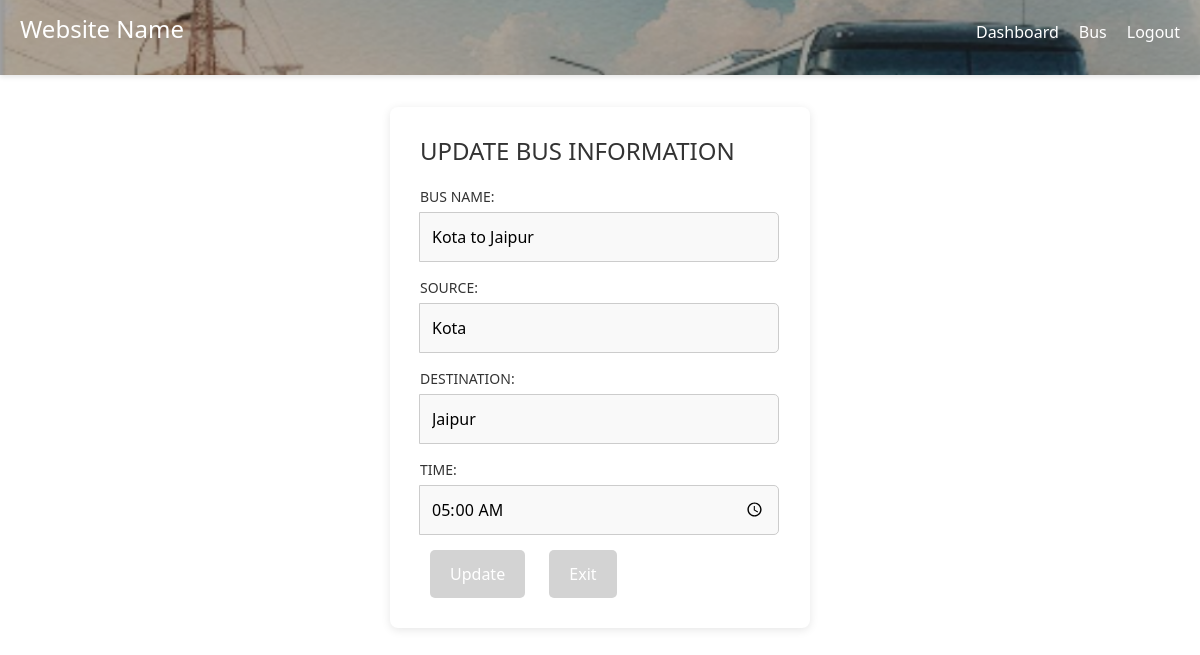
The page /editbus/29 (signed in) on the database its author committed.
### app.py (models this page shows, shortened)
class Busses(db.Model):
    id = db.Column(db.Integer, primary_key=True, autoincrement=True)
    bus_name = db.Column(db.String(10), nullable=False)
    source = db.Column(db.String(50), nullable=False)
    dest = db.Column(db.String(30), nullable=False)
    time = db.Column(db.String(30), nullable=False)

### app.py (the view, shortened to what this page needs)
@app.route("/editbus/<int:id>", methods=['GET', 'POST'])
def editbus(id):
    if session.get('user_id') is None:
        return redirect('/login')
    if session.get('type') == 0:
        return redirect('/dashboard')
    bus = Busses.query.filter_by(id=id).first()
    if bus is None:
        return "Bus not found", 404
    return render_template("editbus.html", bus=bus)

### templates/editbus.html
{% extends 'base.html' %}
{% block body %}
<div class="form_area">
    <div class="form-container">
        <h2>UPDATE BUS INFORMATION</h2>
        <form action="/editbus/{{ bus.id }}" method="POST">
            <div class="input-group">
                <label for="bus_name">BUS NAME:</label>
                <input type="text" id="bus_name" value="{{ bus.bus_name }}" name="bus_name" required>
            </div>
            <div class="input-group">
                <label for="source">SOURCE:</label>
                <input type="text" id="source" value="{{ bus.source }}" name="source" required>
            </div>
            <div class="input-group">
                <label for="dest">DESTINATION:</label>
                <input type="text" id="dest" value="{{ bus.dest }}" name="dest" required>
            </div>
            <div class="input-group">
                <label for="time">TIME:</label>
                <input type="time" id="time" value="{{ bus.time }}" name="time" required>
            </div>
            <button type="submit" class="submit-btn">
                Update
            </button>
            <button type="menu" class="submit-btn">Exit</button>
        </form>
    </div>
</div>
{% endblock %}

### templates/base.html (style rules this page uses)
.form_area { padding: 2rem; display: flex; justify-content: center; }
.form-container { background-color: #fff; padding: 30px; border-radius: 8px; box-shadow: 0 2px 10px rgba(0, 0, 0, 0.1); width: 35vw; }
.form-container h2 { font-size: 24px; color: #333; margin-bottom: 20px; }
.input-group { margin-bottom: 15px; text-align: left; }
.input-group label { font-size: 14px; color: #333; margin-bottom: 5px; display: block; }
.input-group input { width: 100%; padding: 10px; font-size: 14px; border: 1px solid #ccc; border-radius: 4px; background-color: #f9f9f9; transition: border 0.3s ease; }
.submit-btn { background-color: darkgrey; color: white; border: none; padding: 10px 20px; font-size: 16px; border-radius: 4px; cursor: pointer; transition: background-color 0.3s ease; }
.input-group { margin-bottom: 15px; }
.input-group input { width: 100%; padding: 12px; font-size: 16px; border: 1px solid #ccc; border-radius: 5px; box-sizing: border-box; }
.submit-btn { background-color: lightgray; padding: 12px 20px; font-size: 16px; border: none; border-radius: 5px; cursor: pointer; transition: background-color 0.3s ease; margin: 0 10px; }

### rows shown on the page
Busses: bus_name "Kota to Jaipur", source "Kota", dest "Jaipur", time "05:00"
